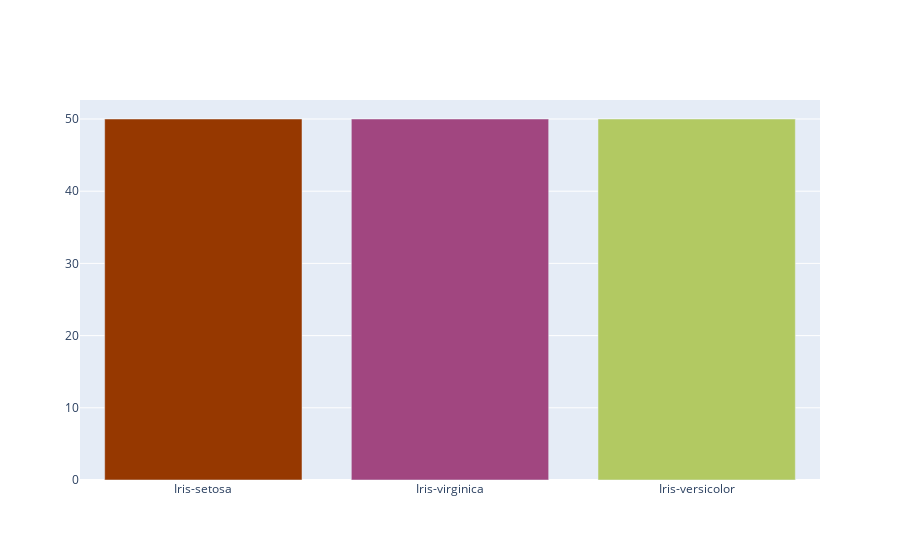

Notebook code cell kept with this figure:
### Code cell
species_count = df['Species'].value_counts()
data = [go.Bar(
    x = species_count.index,
    y = species_count.values,
    marker = dict(color = random_colors(3))
)]
py.iplot(data)

### Figure 1 — Plotly figure (JSON) as saved in the notebook; plotly's stock layout.template omitted (floating-point values rounded to 4 significant figures)
{"data": [{"marker": {"color": ["#963800", "#A14680", "#B2C962"]}, "type": "bar", "x": ["Iris-setosa", "Iris-virginica", "Iris-versicolor"], "y": [50, 50, 50]}], "layout": {}}
